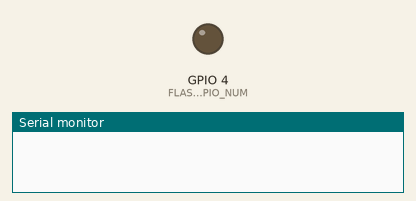
Simulated run of this sketch. Board: ESP32. Parts: output pins drawn as LEDs (lit = HIGH), the last lines printed to the serial monitor. WiFi joins after 1.5 s; servers stay silent unless stated; uploads are accepted with an empty reply; the camera gives no picture.

Above: at 0.4 s.
At 2.7 s:
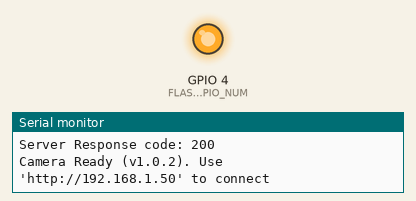
Timing chart, 0 to 4.5 s (numbered marks = the images above):
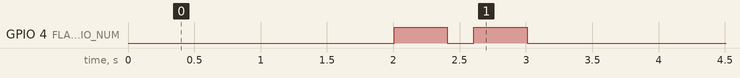

The sketch:

CameraWebServer_Esp32.ino
```cpp
/* ==============================================================================================
  Esp32 Camera firmware modified by Walter Schreppers

  Description:
    Camare also posts its IP address to a Fast-API server running on port 3000
  Installation:
    add following extra board with board manager:
    https://raw.githubusercontent.com/espressif/arduino-esp32/gh-pages/package_esp32_index.json
    and update WifiManager to version 2.0.12 using manage libraries

    update: tried fixing ota this way instead:
    https://github.com/easytarget/esp32-cam-webserver
    -> select generic ESP32 dev board instead of the AI thinker
    -> select Minimal sPIFFS 1.9app with ota 190kb
    -> enable psram

===============================================================================================*/


#include "esp_camera.h"
#include <WiFi.h>
#include <HTTPClient.h>
// #include <Arduino_JSON.h> // not needed, now might bring back in future
#include <WiFiManager.h>


// ===================
// Select camera model
// ===================
//#define CAMERA_MODEL_WROVER_KIT // Has PSRAM
//#define CAMERA_MODEL_ESP_EYE // Has PSRAM
//#define CAMERA_MODEL_ESP32S3_EYE // Has PSRAM
//#define CAMERA_MODEL_M5STACK_PSRAM // Has PSRAM
//#define CAMERA_MODEL_M5STACK_V2_PSRAM // M5Camera version B Has PSRAM
//#define CAMERA_MODEL_M5STACK_WIDE // Has PSRAM
//#define CAMERA_MODEL_M5STACK_ESP32CAM // No PSRAM
//#define CAMERA_MODEL_M5STACK_UNITCAM // No PSRAM
#define CAMERA_MODEL_AI_THINKER // Has PSRAM
//#define CAMERA_MODEL_TTGO_T_JOURNAL // No PSRAM
// ** Espressif Internal Boards **
//#define CAMERA_MODEL_ESP32_CAM_BOARD
//#define CAMERA_MODEL_ESP32S2_CAM_BOARD
//#define CAMERA_MODEL_ESP32S3_CAM_LCD

#include "camera_pins.h"

#define FLASH_GPIO_NUM 4  // ESP32-CAM GPIO 4 (flashlight)

// TODO: change this to an actual public running server in future, for now just connect to laptop
const char* serverName = "http://192.168.0.215:3000/camera_update";
void startCameraServer();

String IpAddressToString(const IPAddress& ipAddress) {
  return String(ipAddress[0]) + String(".") +\
  String(ipAddress[1]) + String(".") +\
  String(ipAddress[2]) + String(".") +\
  String(ipAddress[3])  ;
}

void setup() {
  Serial.begin(115200);
  //Serial.begin(19200);

  Serial.setDebugOutput(true);
  Serial.println();

  camera_config_t config;
  config.ledc_channel = LEDC_CHANNEL_0;
  config.ledc_timer = LEDC_TIMER_0;
  config.pin_d0 = Y2_GPIO_NUM;
  config.pin_d1 = Y3_GPIO_NUM;
  config.pin_d2 = Y4_GPIO_NUM;
  config.pin_d3 = Y5_GPIO_NUM;
  config.pin_d4 = Y6_GPIO_NUM;
  config.pin_d5 = Y7_GPIO_NUM;
  config.pin_d6 = Y8_GPIO_NUM;
  config.pin_d7 = Y9_GPIO_NUM;
  config.pin_xclk = XCLK_GPIO_NUM;
  config.pin_pclk = PCLK_GPIO_NUM;
  config.pin_vsync = VSYNC_GPIO_NUM;
  config.pin_href = HREF_GPIO_NUM;
  config.pin_sscb_sda = SIOD_GPIO_NUM;
  config.pin_sscb_scl = SIOC_GPIO_NUM;
  config.pin_pwdn = PWDN_GPIO_NUM;
  config.pin_reset = RESET_GPIO_NUM;
  config.xclk_freq_hz = 20000000;
  config.frame_size = FRAMESIZE_UXGA;
  config.pixel_format = PIXFORMAT_JPEG; // for streaming
  //config.pixel_format = PIXFORMAT_RGB565; // for face detection/recognition
  config.grab_mode = CAMERA_GRAB_WHEN_EMPTY;
  config.fb_location = CAMERA_FB_IN_PSRAM;
  config.jpeg_quality = 12;
  config.fb_count = 1;

  // if PSRAM IC present, init with UXGA resolution and higher JPEG quality
  //                      for larger pre-allocated frame buffer.
  if(config.pixel_format == PIXFORMAT_JPEG){
    if(psramFound()){
      config.jpeg_quality = 10;
      config.fb_count = 2;
      config.grab_mode = CAMERA_GRAB_LATEST;
    } else {
      // Limit the frame size when PSRAM is not available
      config.frame_size = FRAMESIZE_SVGA;
      config.fb_location = CAMERA_FB_IN_DRAM;
    }
  } else {
    // Best option for face detection/recognition
    config.frame_size = FRAMESIZE_240X240;
#if CONFIG_IDF_TARGET_ESP32S3
    config.fb_count = 2;
#endif
  }

#if defined(CAMERA_MODEL_ESP_EYE)
  pinMode(13, INPUT_PULLUP);
  pinMode(14, INPUT_PULLUP);
#endif

  // camera init
  esp_err_t err = esp_camera_init(&config);
  if (err != ESP_OK) {
    Serial.printf("Camera init failed with error 0x%x", err);
    return;
  }

  sensor_t * s = esp_camera_sensor_get();
  // initial sensors are flipped vertically and colors are a bit saturated
  if (s->id.PID == OV3660_PID) {
    s->set_vflip(s, 1); // flip it back
    s->set_brightness(s, 1); // up the brightness just a bit
    s->set_saturation(s, -2); // lower the saturation
  }
  // drop down frame size for higher initial frame rate
  if(config.pixel_format == PIXFORMAT_JPEG){
    s->set_framesize(s, FRAMESIZE_QVGA);
  }

#if defined(CAMERA_MODEL_M5STACK_WIDE) || defined(CAMERA_MODEL_M5STACK_ESP32CAM)
  s->set_vflip(s, 1);
  s->set_hmirror(s, 1);
#endif

#if defined(CAMERA_MODEL_ESP32S3_EYE)
  s->set_vflip(s, 1);
#endif

  WiFiManager wm; //wifi manager creates own access point when it can't connect to the wifi

  // initialize digital pin ledPin as an output
  pinMode(FLASH_GPIO_NUM, OUTPUT);
  bool res;
  res = wm.autoConnect("WalterCamera", "password");   // TODO: change this password also once it's a doorbell ;)

  if(!res){
    Serial.println("WiFiManager connection failed");

    //flash 3 times to signal access point WalterCamera has been started
    for(int i=0;i<3;i++){
      digitalWrite(FLASH_GPIO_NUM, HIGH);
      delay(300);
      digitalWrite(FLASH_GPIO_NUM, LOW); //turn flash back off, we know its ready now
      delay(200);
    }
  }

  WiFi.setSleep(false);

  while (WiFi.status() != WL_CONNECTED) {
    delay(500);
    Serial.print(".");
  }
  Serial.println("");
  Serial.println("WiFi connected");


  // Post ip to some server configured
  Serial.print("Posting IP to server ");
  Serial.print(serverName);
  Serial.println("...");
  HTTPClient http;
  http.begin(serverName);
  http.addHeader("Content-Type", "application/json");

  String json_data = "{\"api_key\":\"some_api_key_here\",\"IP\":\""+ IpAddressToString( WiFi.localIP() ) +"\"}";
  int response_code = http.POST(json_data);

  Serial.print("Server Response code: ");
  Serial.println(response_code);
  http.end();

  // also print ip to serial
  Serial.print("Camera Ready (v1.0.2). Use 'http://");
  Serial.print(WiFi.localIP());
  Serial.println("' to connect");

  startCameraServer();

  //flash led 2 times to show good connect
  for(int i=0;i<2;i++){
    digitalWrite(FLASH_GPIO_NUM, HIGH);
    delay(400);
    digitalWrite(FLASH_GPIO_NUM, LOW); //turn flash back off, we know its ready now
    delay(200);
  }

}

void loop() {
  // Do nothing. Everything is done in another task by the web server
  delay(10000);
}
```

camera_pins.h
```cpp
#if defined(CAMERA_MODEL_WROVER_KIT)
#define PWDN_GPIO_NUM    -1
#define RESET_GPIO_NUM   -1
#define XCLK_GPIO_NUM    21
#define SIOD_GPIO_NUM    26
#define SIOC_GPIO_NUM    27

#define Y9_GPIO_NUM      35
#define Y8_GPIO_NUM      34
#define Y7_GPIO_NUM      39
#define Y6_GPIO_NUM      36
#define Y5_GPIO_NUM      19
#define Y4_GPIO_NUM      18
#define Y3_GPIO_NUM       5
#define Y2_GPIO_NUM       4
#define VSYNC_GPIO_NUM   25
#define HREF_GPIO_NUM    23
#define PCLK_GPIO_NUM    22

#elif defined(CAMERA_MODEL_ESP_EYE)
#define PWDN_GPIO_NUM    -1
#define RESET_GPIO_NUM   -1
#define XCLK_GPIO_NUM    4
#define SIOD_GPIO_NUM    18
#define SIOC_GPIO_NUM    23

#define Y9_GPIO_NUM      36
#define Y8_GPIO_NUM      37
#define Y7_GPIO_NUM      38
#define Y6_GPIO_NUM      39
#define Y5_GPIO_NUM      35
#define Y4_GPIO_NUM      14
#define Y3_GPIO_NUM      13
#define Y2_GPIO_NUM      34
#define VSYNC_GPIO_NUM   5
#define HREF_GPIO_NUM    27
#define PCLK_GPIO_NUM    25

#elif defined(CAMERA_MODEL_M5STACK_PSRAM)
#define PWDN_GPIO_NUM     -1
#define RESET_GPIO_NUM    15
#define XCLK_GPIO_NUM     27
#define SIOD_GPIO_NUM     25
#define SIOC_GPIO_NUM     23

#define Y9_GPIO_NUM       19
#define Y8_GPIO_NUM       36
#define Y7_GPIO_NUM       18
#define Y6_GPIO_NUM       39
#define Y5_GPIO_NUM        5
#define Y4_GPIO_NUM       34
#define Y3_GPIO_NUM       35
#define Y2_GPIO_NUM       32
#define VSYNC_GPIO_NUM    22
#define HREF_GPIO_NUM     26
#define PCLK_GPIO_NUM     21

#elif defined(CAMERA_MODEL_M5STACK_V2_PSRAM)
#define PWDN_GPIO_NUM     -1
#define RESET_GPIO_NUM    15
#define XCLK_GPIO_NUM     27
#define SIOD_GPIO_NUM     22
#define SIOC_GPIO_NUM     23

#define Y9_GPIO_NUM       19
#define Y8_GPIO_NUM       36
#define Y7_GPIO_NUM       18
#define Y6_GPIO_NUM       39
#define Y5_GPIO_NUM        5
#define Y4_GPIO_NUM       34
#define Y3_GPIO_NUM       35
#define Y2_GPIO_NUM       32
#define VSYNC_GPIO_NUM    25
#define HREF_GPIO_NUM     26
#define PCLK_GPIO_NUM     21

#elif defined(CAMERA_MODEL_M5STACK_WIDE)
#define PWDN_GPIO_NUM     -1
#define RESET_GPIO_NUM    15
#define XCLK_GPIO_NUM     27
#define SIOD_GPIO_NUM     22
#define SIOC_GPIO_NUM     23

#define Y9_GPIO_NUM       19
#define Y8_GPIO_NUM       36
#define Y7_GPIO_NUM       18
#define Y6_GPIO_NUM       39
#define Y5_GPIO_NUM        5
#define Y4_GPIO_NUM       34
#define Y3_GPIO_NUM       35
#define Y2_GPIO_NUM       32
#define VSYNC_GPIO_NUM    25
#define HREF_GPIO_NUM     26
#define PCLK_GPIO_NUM     21

#elif defined(CAMERA_MODEL_M5STACK_ESP32CAM)
#define PWDN_GPIO_NUM     -1
#define RESET_GPIO_NUM    15
#define XCLK_GPIO_NUM     27
#define SIOD_GPIO_NUM     25
#define SIOC_GPIO_NUM     23

#define Y9_GPIO_NUM       19
#define Y8_GPIO_NUM       36
#define Y7_GPIO_NUM       18
#define Y6_GPIO_NUM       39
#define Y5_GPIO_NUM        5
#define Y4_GPIO_NUM       34
#define Y3_GPIO_NUM       35
#define Y2_GPIO_NUM       17
#define VSYNC_GPIO_NUM    22
#define HREF_GPIO_NUM     26
#define PCLK_GPIO_NUM     21

#elif defined(CAMERA_MODEL_M5STACK_UNITCAM)
#define PWDN_GPIO_NUM     -1
#define RESET_GPIO_NUM    15
#define XCLK_GPIO_NUM     27
#define SIOD_GPIO_NUM     25
#define SIOC_GPIO_NUM     23

#define Y9_GPIO_NUM       19
#define Y8_GPIO_NUM       36
#define Y7_GPIO_NUM       18
#define Y6_GPIO_NUM       39
#define Y5_GPIO_NUM        5
#define Y4_GPIO_NUM       34
#define Y3_GPIO_NUM       35
#define Y2_GPIO_NUM       32
#define VSYNC_GPIO_NUM    22
#define HREF_GPIO_NUM     26
#define PCLK_GPIO_NUM     21

#elif defined(CAMERA_MODEL_AI_THINKER)
#define PWDN_GPIO_NUM     32
#define RESET_GPIO_NUM    -1
#define XCLK_GPIO_NUM      0
#define SIOD_GPIO_NUM     26
#define SIOC_GPIO_NUM     27

#define Y9_GPIO_NUM       35
#define Y8_GPIO_NUM       34
#define Y7_GPIO_NUM       39
#define Y6_GPIO_NUM       36
#define Y5_GPIO_NUM       21
#define Y4_GPIO_NUM       19
#define Y3_GPIO_NUM       18
#define Y2_GPIO_NUM        5
#define VSYNC_GPIO_NUM    25
#define HREF_GPIO_NUM     23
#define PCLK_GPIO_NUM     22

#elif defined(CAMERA_MODEL_TTGO_T_JOURNAL)
#define PWDN_GPIO_NUM      0
#define RESET_GPIO_NUM    15
#define XCLK_GPIO_NUM     27
#define SIOD_GPIO_NUM     25
#define SIOC_GPIO_NUM     23

#define Y9_GPIO_NUM       19
#define Y8_GPIO_NUM       36
#define Y7_GPIO_NUM       18
#define Y6_GPIO_NUM       39
#define Y5_GPIO_NUM        5
#define Y4_GPIO_NUM       34
#define Y3_GPIO_NUM       35
#define Y2_GPIO_NUM       17
#define VSYNC_GPIO_NUM    22
#define HREF_GPIO_NUM     26
#define PCLK_GPIO_NUM     21


#elif defined(CAMERA_MODEL_ESP32_CAM_BOARD)
// The 18 pin header on the board has Y5 and Y3 swapped
#define USE_BOARD_HEADER 0
#define PWDN_GPIO_NUM    32
#define RESET_GPIO_NUM   33
#define XCLK_GPIO_NUM     4
#define SIOD_GPIO_NUM    18
#define SIOC_GPIO_NUM    23

#define Y9_GPIO_NUM      36
#define Y8_GPIO_NUM      19
#define Y7_GPIO_NUM      21
#define Y6_GPIO_NUM      39
#if USE_BOARD_HEADER
#define Y5_GPIO_NUM      13
#else
#define Y5_GPIO_NUM      35
#endif
#define Y4_GPIO_NUM      14
#if USE_BOARD_HEADER
#define Y3_GPIO_NUM      35
#else
#define Y3_GPIO_NUM      13
#endif
#define Y2_GPIO_NUM      34
#define VSYNC_GPIO_NUM    5
#define HREF_GPIO_NUM    27
#define PCLK_GPIO_NUM    25

#elif defined(CAMERA_MODEL_ESP32S3_CAM_LCD)
#define PWDN_GPIO_NUM     -1
#define RESET_GPIO_NUM    -1
#define XCLK_GPIO_NUM     40
#define SIOD_GPIO_NUM     17
#define SIOC_GPIO_NUM     18

#define Y9_GPIO_NUM       39
#define Y8_GPIO_NUM       41
#define Y7_GPIO_NUM       42
#define Y6_GPIO_NUM       12
#define Y5_GPIO_NUM       3
#define Y4_GPIO_NUM       14
#define Y3_GPIO_NUM       47
#define Y2_GPIO_NUM       13
#define VSYNC_GPIO_NUM    21
#define HREF_GPIO_NUM     38
#define PCLK_GPIO_NUM     11

#elif defined(CAMERA_MODEL_ESP32S2_CAM_BOARD)
// The 18 pin header on the board has Y5 and Y3 swapped
#define USE_BOARD_HEADER 0
#define PWDN_GPIO_NUM     1
#define RESET_GPIO_NUM    2
#define XCLK_GPIO_NUM     42
#define SIOD_GPIO_NUM     41
#define SIOC_GPIO_NUM     18

#define Y9_GPIO_NUM       16
#define Y8_GPIO_NUM       39
#define Y7_GPIO_NUM       40
#define Y6_GPIO_NUM       15
#if USE_BOARD_HEADER
#define Y5_GPIO_NUM       12
#else
#define Y5_GPIO_NUM       13
#endif
#define Y4_GPIO_NUM       5
#if USE_BOARD_HEADER
#define Y3_GPIO_NUM       13
#else
#define Y3_GPIO_NUM       12
#endif
#define Y2_GPIO_NUM       14
#define VSYNC_GPIO_NUM    38
#define HREF_GPIO_NUM     4
#define PCLK_GPIO_NUM     3

#elif defined(CAMERA_MODEL_ESP32S3_EYE)
#define PWDN_GPIO_NUM -1
#define RESET_GPIO_NUM -1
#define XCLK_GPIO_NUM 15
#define SIOD_GPIO_NUM 4
#define SIOC_GPIO_NUM 5

#define Y2_GPIO_NUM 11
#define Y3_GPIO_NUM 9
#define Y4_GPIO_NUM 8
#define Y5_GPIO_NUM 10
#define Y6_GPIO_NUM 12
#define Y7_GPIO_NUM 18
#define Y8_GPIO_NUM 17
#define Y9_GPIO_NUM 16

#define VSYNC_GPIO_NUM 6
#define HREF_GPIO_NUM 7
#define PCLK_GPIO_NUM 13

#else
#error "Camera model not selected"
#endif
```
